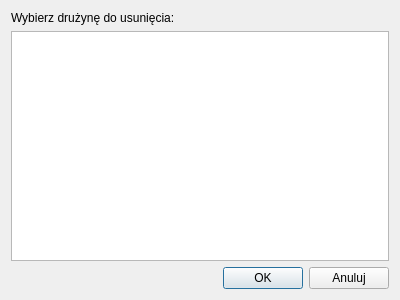
<?xml version="1.0" encoding="UTF-8"?>
<ui version="4.0">
 <class>DeleteTeamDialog</class>
 <widget class="QDialog" name="DeleteTeamDialog">
  <property name="geometry">
   <rect>
    <x>0</x>
    <y>0</y>
    <width>400</width>
    <height>300</height>
   </rect>
  </property>
  <property name="windowTitle">
   <string>Usun Druzyne</string>
  </property>
  <layout class="QVBoxLayout" name="verticalLayout">
   <item>
    <widget class="QLabel" name="label">
     <property name="text">
      <string>Wybierz drużynę do usunięcia:</string>
     </property>
    </widget>
   </item>
   <item>
    <widget class="QListView" name="WidokDruzyn">
     <property name="selectionBehavior">
      <enum>QAbstractItemView::SelectRows</enum>
     </property>
    </widget>
   </item>
   <item>
    <layout class="QHBoxLayout" name="horizontalLayout">
     <item>
      <spacer name="horizontalSpacer">
       <property name="orientation">
        <enum>Qt::Horizontal</enum>
       </property>
       <property name="sizeHint" stdset="0">
        <size>
         <width>40</width>
         <height>20</height>
        </size>
       </property>
      </spacer>
     </item>
     <item>
      <widget class="QPushButton" name="OK">
       <property name="text">
        <string>OK</string>
       </property>
      </widget>
     </item>
     <item>
      <widget class="QPushButton" name="Anuluj">
       <property name="text">
        <string>Anuluj</string>
       </property>
      </widget>
     </item>
    </layout>
   </item>
  </layout>
 </widget>
 <resources/>
 <connections/>
</ui>
